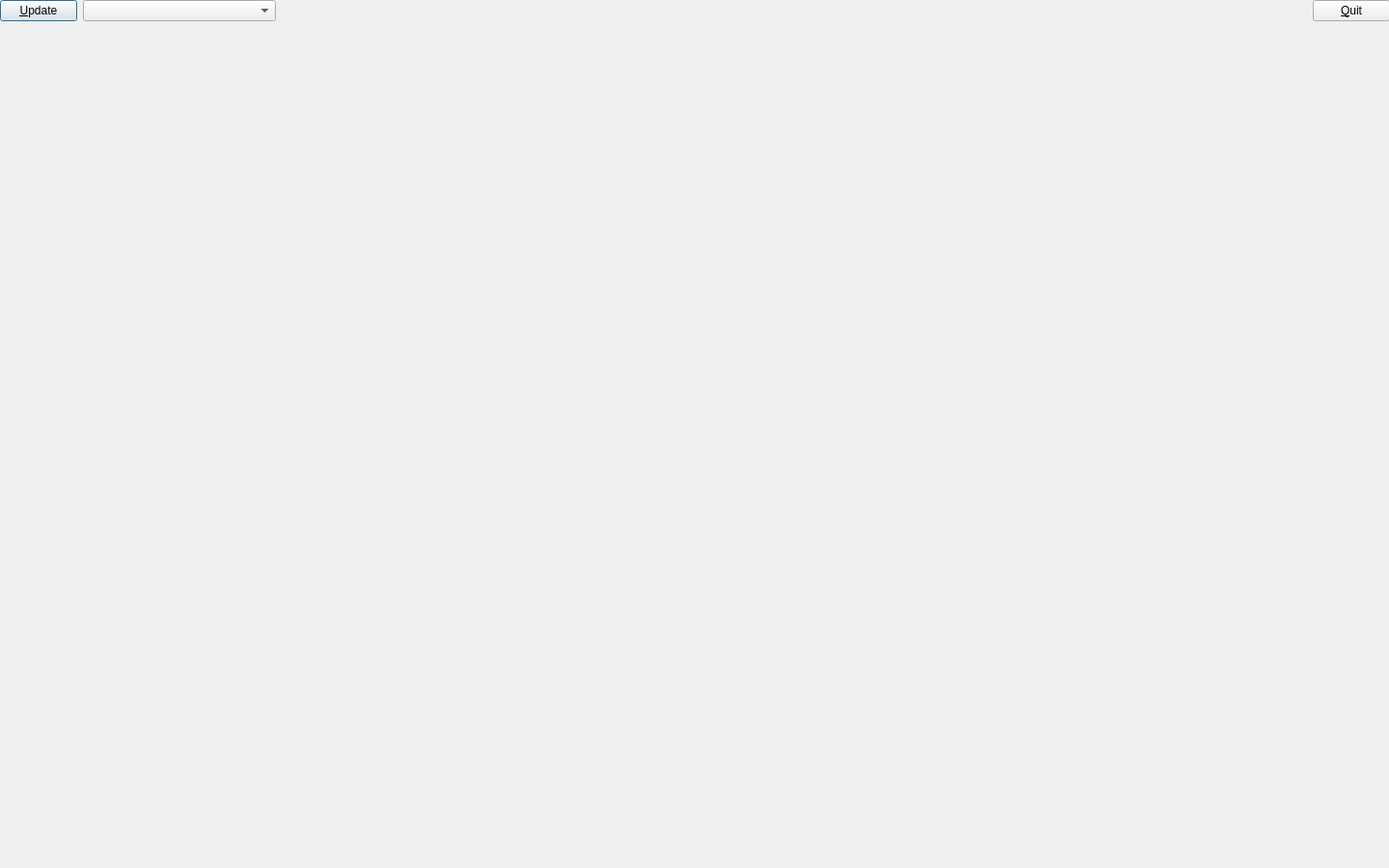
<?xml version="1.0" encoding="UTF-8"?>
<ui version="4.0">
 <class>Dialog</class>
 <widget class="QDialog" name="Dialog">
  <property name="geometry">
   <rect>
    <x>0</x>
    <y>0</y>
    <width>1440</width>
    <height>900</height>
   </rect>
  </property>
  <property name="windowTitle">
   <string>Dialog</string>
  </property>
  <widget class="QWidget" name="verticalLayoutWidget">
   <property name="geometry">
    <rect>
     <x>0</x>
     <y>0</y>
     <width>1441</width>
     <height>891</height>
    </rect>
   </property>
   <layout class="QVBoxLayout" name="verticalLayout" stretch="0,0">
    <property name="sizeConstraint">
     <enum>QLayout::SetDefaultConstraint</enum>
    </property>
    <item>
     <layout class="QHBoxLayout" name="horizontalLayout">
      <item>
       <widget class="QPushButton" name="btn_update">
        <property name="text">
         <string>&amp;Update</string>
        </property>
       </widget>
      </item>
      <item>
       <widget class="QComboBox" name="cmb_view">
        <property name="minimumSize">
         <size>
          <width>200</width>
          <height>0</height>
         </size>
        </property>
       </widget>
      </item>
      <item>
       <spacer name="horizontalSpacer">
        <property name="orientation">
         <enum>Qt::Horizontal</enum>
        </property>
        <property name="sizeHint" stdset="0">
         <size>
          <width>40</width>
          <height>20</height>
         </size>
        </property>
       </spacer>
      </item>
      <item>
       <widget class="QPushButton" name="btn_exit">
        <property name="text">
         <string>&amp;Quit</string>
        </property>
       </widget>
      </item>
     </layout>
    </item>
    <item>
     <widget class="QTableWidget" name="tblJournal">
      <property name="styleSheet">
       <string notr="true">background: transparent;
color: inherit;</string>
      </property>
      <property name="frameShape">
       <enum>QFrame::NoFrame</enum>
      </property>
      <property name="frameShadow">
       <enum>QFrame::Plain</enum>
      </property>
      <property name="alternatingRowColors">
       <bool>true</bool>
      </property>
     </widget>
    </item>
   </layout>
  </widget>
 </widget>
 <resources/>
 <connections/>
</ui>
